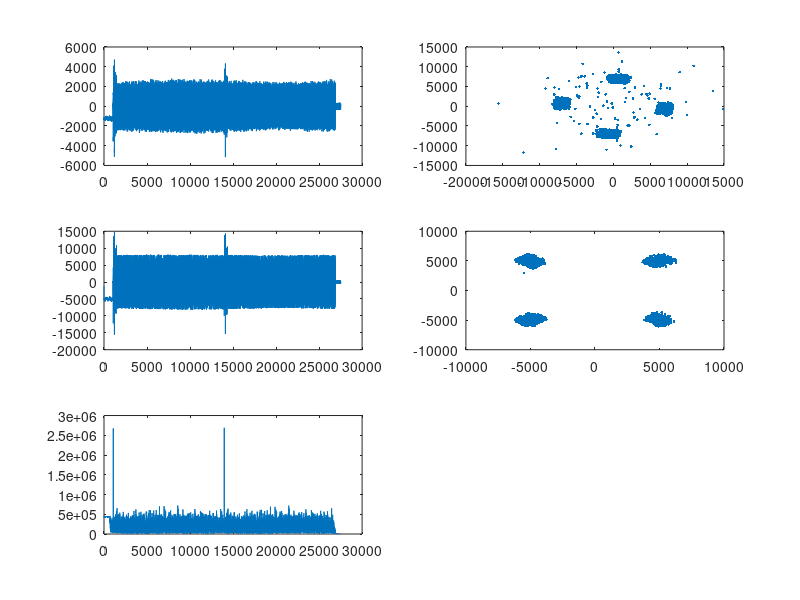

The MATLAB source for this figure:
%close all;
%clear all;

fid1=fopen('x_freq.dat','r');
x_freq=fread(fid1, 55002,'double');
fclose(fid1);


xComplex_freq= zeros(1,55002/2);
count = 1;
for i=1:2:55002
    xComplex_freq(count) = complex(x_freq(i),x_freq(i+1));
    count = count+1;
end

length(xComplex_freq);

figure(2)
subplot(3,2,1)
plot(real(xComplex_freq));

fid1=fopen('x_matched.dat','r');
x_matched=fread(fid1, 55002,'double');
fclose(fid1);


xComplex_matched= zeros(1,55002/2);
count = 1;
for i=1:2:55002
    xComplex_matched(count) = complex(x_matched(i),x_matched(i+1));
    count = count+1;
end

length(xComplex_matched);

subplot(3,2,3)
plot(real(xComplex_matched));


fid1=fopen('x_downsamp.dat','r');
x_downsamp=fread(fid1, 2*3225,'double');
fclose(fid1);


xComplex_downsamp= zeros(1,3225);
count = 1;
for i=1:2:3225*2
    xComplex_downsamp(count) = complex(x_downsamp(i),x_downsamp(i+1));
    count = count+1;
end

length(xComplex_downsamp);

subplot(3,2,2)
plot(xComplex_downsamp,'.');


fid1=fopen('xcorr.dat','r');
xcorr=fread(fid1, 55002,'double');
fclose(fid1);


xComplex_corr= zeros(1,55002/2);
count = 1;
for i=1:2:55002
    xComplex_corr(count) = complex(xcorr(i),xcorr(i+1));
    count = count+1;
end

length(xComplex_corr);

figure(2)
subplot(3,2,5)
plot(abs(xComplex_corr));



fid1=fopen('x_filt.dat','r');
x_filt=fread(fid1, 2*3125,'double');
fclose(fid1);


xComplex_filt= zeros(1,3125);
count = 1;
for i=1:2:3125*2
    xComplex_filt(count) = complex(x_filt(i),x_filt(i+1));
    count = count+1;
end

length(xComplex_filt);

subplot(3,2,4)
plot(xComplex_filt,'.');




